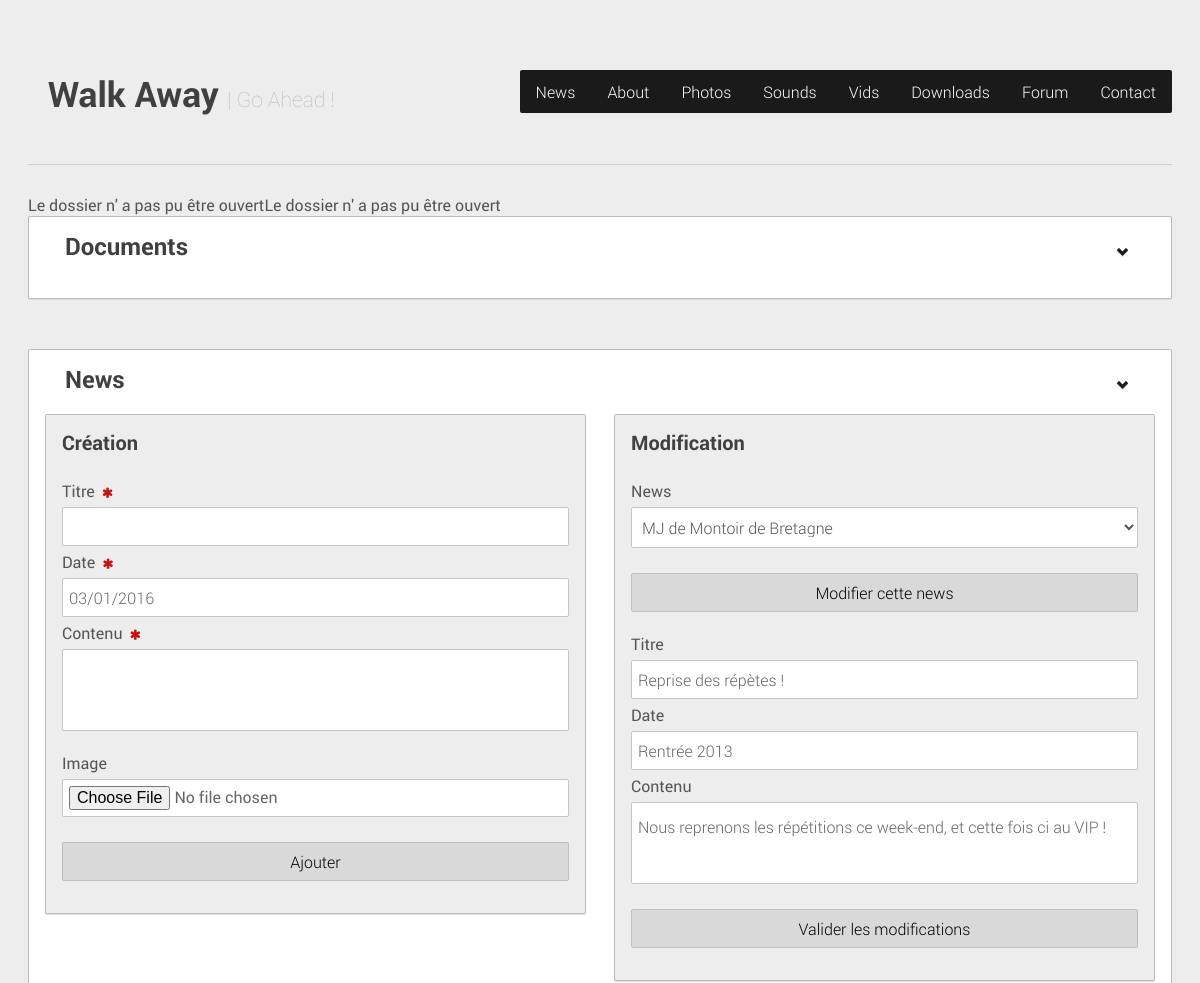
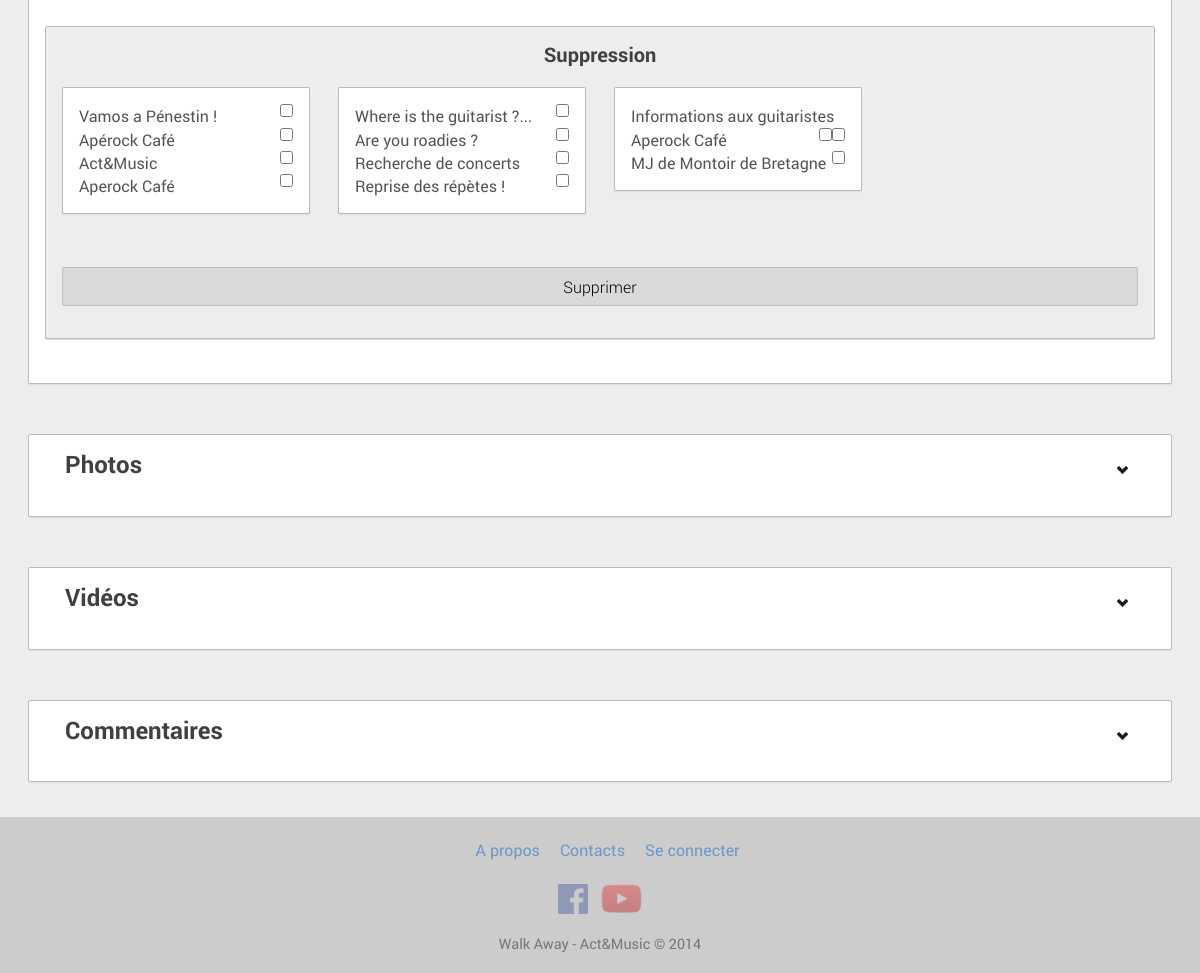
Page /espace_membre.php?news=4 on the committed database (2 pictures, top to bottom).
### tables this page shows
CREATE TABLE IF NOT EXISTS `news` (
  `id` int(11) NOT NULL AUTO_INCREMENT,
  `img` int(11) NOT NULL,
  `titre` varchar(1000) NOT NULL,
  `date` varchar(1000) NOT NULL,
  `contenu` varchar(1000) NOT NULL,
  PRIMARY KEY (`id`)
);

### model/requetes_news.php (called while the page is built, shortened)
<?php
	function req_news()
	{
		include('./model/fonc_connect.php');
		$news = $bdd->prepare('SELECT * FROM news ORDER BY id DESC');
		$news->execute();
		return $news;
	}
	function req_id_news($id_news)
	{
		include('./model/fonc_connect.php');
		$news_id = $bdd->prepare('SELECT * FROM news WHERE img = :img');
		$news_id->execute(array(':img' => $id_news));
		return $news_id;
	}
?>

### espace_membre.php (the view, shortened to what this page needs)
<html>
	<head>
		<?php include('view/includes/include.php'); ?>
	</head>
	<body>
		<div class="ink-grid">
			<?php include('view/includes/header.php'); ?>
			<div class="column-group" style="margin-bottom : 50px">
				<div class="all-100 small-100 tiny-100 panel">
					<div id="img_docs" style="cursor : pointer" onclick="affich_docs();">
						<div style="display : inline-block; margin-left : 20px">
							<center><h3>Documents</h3></center>
						</div>
						<div style="float :right; margin-right : 20px">
							<img src="view/data/icons/down.png" />
						</div>
					</div>
				</div>
			</div>
			<div class="column-group" style="margin-bottom : 50px">
				<div class="xlarge-100 large-100 all-100 panel">
					<div id="img_news" style="cursor : pointer" onclick="affich_news();">
						<div style="display : inline-block; margin-left : 20px">
							<center><h3>News</h3></center>
						</div>
						<div style="float :right; margin-right : 20px">
							<img src="view/data/icons/down.png" />
						</div>
					</div>
					<div id="news" class="column-group gutters" style="<?php $news = $_GET['news']; if ($news == 0){ echo 'display : none';} ?>">
						<div class="all-50 small-100 tiny-100">
							<div class="panel" style="background-color : #ededed">
								<h4>Création <small><font color="#c91010"><?php $erreur = $_GET['error']; switch($erreur){ case 'news.upload.1' : echo 'Au moins un des champs est vide'; break; } ?></font></small></h4>
								<form class="ink-form" enctype="multipart/form-data" action="model/upload.php?type=news" method="post">
									<div class="control-group required">
										<label>Titre</label>
										<div class="control">
											<input type="text" name="titre_news" required/>
										</div>
										<label>Date</label>
										<div class="control">
											<input type="text" name="date_news" id="datepicker" value="<?php echo date('d\/m\/Y'); ?>" />
										</div>
										<label>Contenu</label>
										<div class="control">
											<textarea name="contenu_news" required/></textarea>
										</div>
									</div>
									<div class="control-group">
										<label>Image</label>
										<div class="control">
											<div class="input-file">
												<input type="file" name="image_news" />
											</div>
										</div>
										<button type="submit" class="ink-button" style="width : 100%; margin-left : 0px; margin-top : 25px">
											Ajouter
										</button>
									</div>
								</form>
							</div>
						</div>
						<div class="all-50 small-100 tiny-100">
							<div class="panel" style="background-color : #ededed">
								<h4>Modification</h4>
								<form class="ink-form" enctype="multipart/form-data" action="model/modif_affichage.php?type=news" method="post">
									<div class="control-group">
										<label for="titre">News</label>
										<div class="control">
											<select name="news" id="news" required>
											<?php
												include('model/requetes_news.php');
												$req_news = req_news();
												while($news = $req_news->fetch())
												{
													echo '<option value="' . $news['img'] . '" selected="selected" >' . $news['titre'] . '</option>';
												}
											?>
											</select>
										</div>
										<button type="submit" class="ink-button" style="width : 100%; margin-left : 0px; margin-top : 25px">
											Modifier cette news
										</button>
									</div>
								</form>
								<form class="ink-form" enctype="multipart/form-data" action="model/update.php?type=news" method="post">
									<div class="control-group" style="<?php if ($_GET['news'] == "0"){echo 'display : none';} ?>">
									<?php
										$id_news = $_GET['news'];
										$update_news = req_id_news($id_news);
										$update_news = $update_news->fetch();
									?>
										<label>Titre</label>
										<div class="control">
											<input type="text" name="titre_news" value="<?php echo $update_news['titre']; ?>" />
										</div>
										<label>Date</label>
										<div class="control">
											<input type="text" name="date_news" id="datepicker" value="<?php echo $update_news['date']; ?>" />
										</div>
										<label>Contenu</label>
										<div class="control">
											<textarea name="contenu_news" ><?php echo $update_news['contenu']; ?></textarea>
										</div>
										<button type="submit" class="ink-button" style="width : 100%; margin-left : 0px; margin-top : 25px" <?php if ($_GET['news'] != "0"){echo 'autofocus';} ?>>
											Valider les modifications
										</button>
									</div>
								</form>
							</div>
						</div>
						<div class="all-100 small-100 tiny-100">
							<div class="panel" style="background-color : #ededed">
								<center><h4>Suppression</h4></center>
								<form class="ink-form" enctype="multipart/form-data" action="model/delete.php?type=news" method="post">
									<div class="column-group gutters">
										<div class="all-25 medium-50 small-100 tiny-100">
											<div class="panel">
											<?php
												$req_news = req_news();
												$compteur_news = 0;
												while($news = $req_news->fetch())
												{
													if ($compteur_news == 4)
													{
														echo '</div></div><div class="all-25 medium-50 small-100 tiny-100"><div class="panel">';
														$compteur_news = 0;
													}
											?>
												<div>
													<?php echo $news['titre']; ?><input style="float : right" type="checkbox" name="delete_news[]" value="<?php echo $news['img']; ?>" />
												</div>
											<?php
													$compteur_news++;
												}
											?>
											</div>
										</div>
									</div>
									<button type="submit" class="ink-button" style="width : 100%; margin-left : 0px; margin-top : 25px">
										Supprimer
									</button>
								</form>
							</div>
						</div>
					</div>
				</div>
			</div>
			<div class="column-group" style="margin-bottom : 50px">
				<div class="xlarge-100 large-100 all-100 panel">
					<div id="img_pics" style="cursor : pointer" onclick="affich_pics();">
						<div style="display : inline-block; margin-left : 20px">
							<center><h3>Photos</h3></center>
						</div>
						<div style="float :right; margin-right : 20px">
							<img src="view/data/icons/down.png" />
						</div>
					</div>
				</div>
			</div>
			<div class="column-group" style="margin-bottom : 50px">
				<div class="xlarge-100 large-100 all-100 panel">
					<div id="img_vids" style="cursor : pointer" onclick="affich_vids();">
						<div style="display : inline-block; margin-left : 20px">
							<center><h3>Vidéos</h3></center>
						</div>
						<div style="float :right; margin-right : 20px">
							<img src="view/data/icons/down.png" />
						</div>
					</div>
				</div>
			</div>
			<div id="#" class="column-group" style="margin-bottom : 35px">
				<div class="xlarge-100 large-100 all-100 panel">
					<div id="img_coms" style="cursor : pointer" onclick="affich_coms();">
						<div style="display : inline-block; margin-left : 20px">
							<center><h3>Commentaires</h3></center>
						</div>
						<div style="float :right; margin-right : 20px">
							<img src="view/data/icons/down.png" />
						</div>
					</div>
				</div>
			</div>
		</div>
		<?php include('view/includes/footer.php'); ?>
	</body>
</html>

### view/ink/css/ink-ie.css (style rules this page uses)
.ink-grid { width: auto; max-width: 1440px; margin: 0 auto; }
.ink-grid { padding: 0 1.75em; }
.column-group > [class*=large-] { float: left; clear: none; }
.large-100 { width: 100%; }
[class*=large-100] { float: none; clear: both; }
.column-group { *zoom: 1; }
.column-group:after { content: ""; display: table; clear: both; }
.column-group.gutters { margin-left: -1.75em; }
.column-group.gutters > [class*=large-], .column-group.gutters > [class*=all-] { padding-left: 1.75em; margin-bottom: 1.75em; }

### rows in the picture
news: titre_news "Reprise des répètes !", date_news "Rentrée 2013", contenu_news "Nous reprenons les répétitions ce week-end, et cette fois ci au VIP !", titre "Reprise des répètes !"
news: titre "Vamos a Pénestin !"
news: titre "Apérock Café"
news: titre "Act&Music"
news: titre "Aperock Café"
news: titre "Where is the guitarist ?..."
news: titre "Are you roadies ?"
news: titre "Recherche de concerts"
news: titre "Informations aux guitaristes"
news: titre "Aperock Café"
news: titre "MJ de Montoir de Bretagne"

### other values in the picture
form field news "MJ de Montoir de Bretagne"
